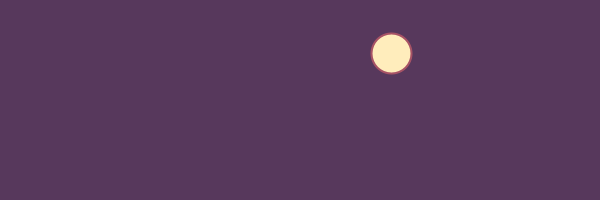
Frame 1 (no input)
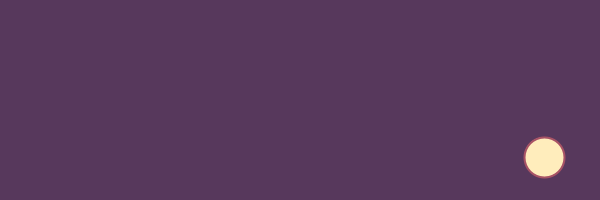
Frame 60 (the mouse pressed at the canvas centre just before this capture)
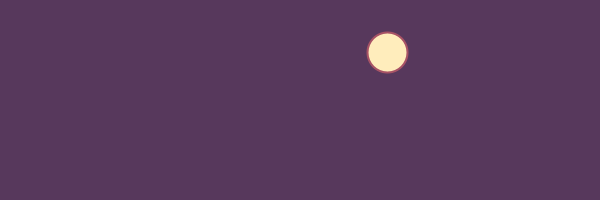
Frame 120 (the mouse held since frame 60 and released just before this capture)

The Processing sketch that drew these frames (run headless with seeded random() and noise(); from frame 60 on, the mouse is pressed at the canvas centre):

// Processing sketch: processing_145584
// ── processing_145584.pde

float x;
float y;
float d;

float speedX;
float speedY;

float dirX = 1;
float dirY = 1;

void setup ()
{
  size (600, 200); 
  smooth();


  x = random (width);
  y = random (0, height);

  speedX = random (1, 4);
  speedY = random (1, 4);

  d = 40;
}

void draw ()
{
  background (#57385c);
  moveBall();
  checkEdges();
  displayBall();
}


void displayBall ()
{
  stroke (#A75265);
  strokeWeight (2);
  fill (#ffedbc);
  ellipse (x, y, d, d);
}

void moveBall ()
{
  x+= speedX*dirX;
  y+= speedY*dirY;
}

void checkEdges ()
{
  if (x > width-d/2)
  {
    x = width-d/2;
    dirX *= -1;

    speedX = random (1, 4);
    speedY = random (1, 4);
  }

  if (x < d/2)
  {
    x = d/2;
    dirX *= -1;

    speedX = random (1, 4);
    speedY = random (1, 4);
  }

  if (y > height-d/2)
  {
    y = height-d/2;
    dirY *= -1;

    speedX = random (1, 4);
    speedY = random (1, 4);
  }

  if (y < d/2)
  {
    y = d/2;
    dirY *= -1;

    speedX = random (1, 4);
    speedY = random (1, 4);
  }
}
